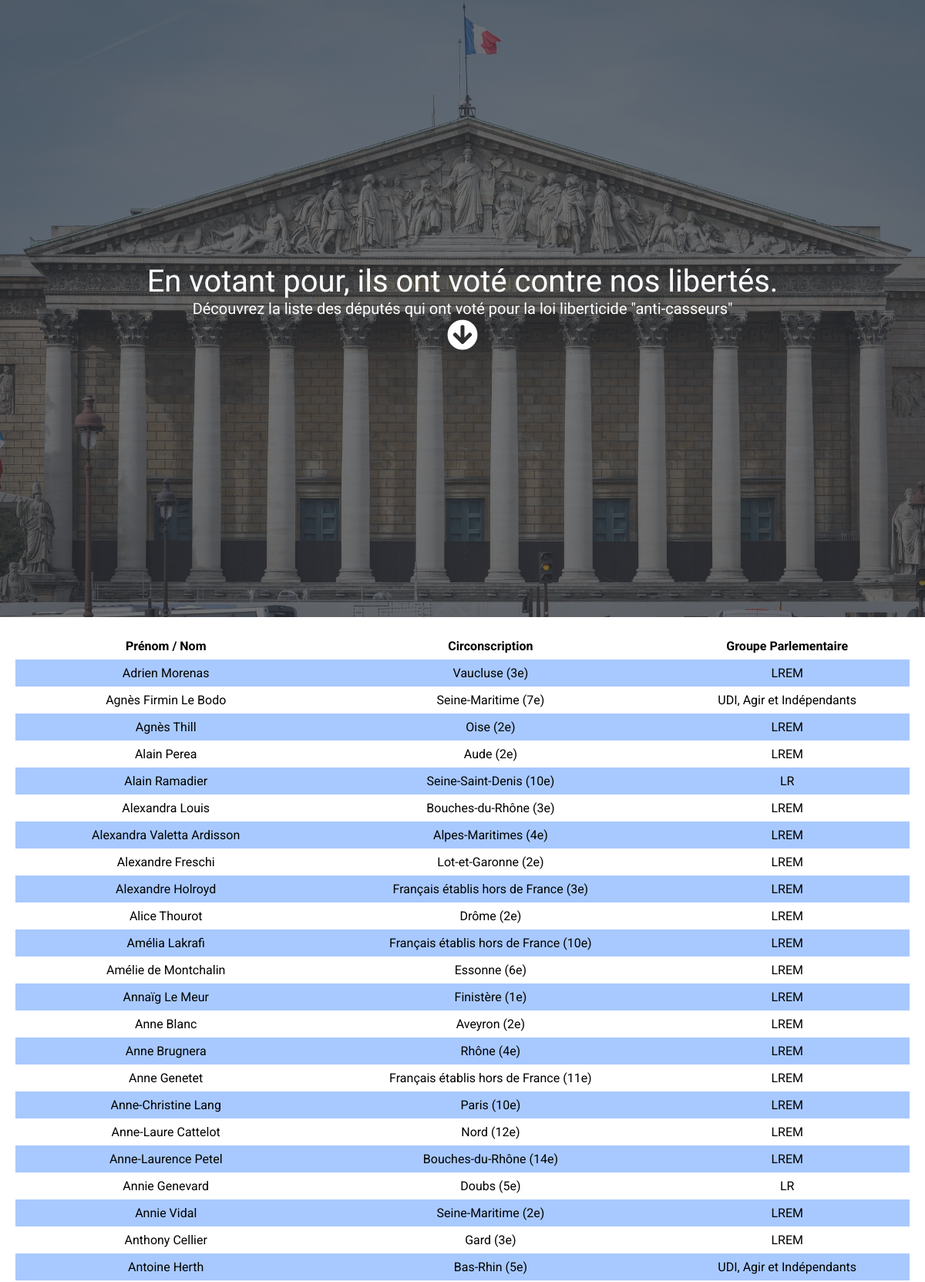
The page / (upper part) on the database its author committed.
### tables this page shows
CREATE TABLE `depute` (
  `identity` varchar(31) DEFAULT NULL,
  `circo` varchar(37) DEFAULT NULL,
  `parti` varchar(25) DEFAULT NULL
);

### index.php (the view, shortened to what this page needs)
<?php
include('conf.php');
$conn = new mysqli($servername, $username, $password, $dbname);
$conn->query('SET NAMES utf8');
$sql = "SELECT identity, circo, parti FROM depute";
$result = $conn->query($sql);
?>
<!DOCTYPE html>
<html lang="fr">
  <head>
    <link rel="stylesheet" href="style.css">
    <link rel="stylesheet" href="https://use.fontawesome.com/releases/v5.7.1/css/all.css">
  </head>
  <body>
    <div class="header">
      <p>En votant pour, ils ont voté contre nos libertés.</p>
      <p class="desc">Découvrez la liste des députés qui ont voté pour la loi liberticide "anti-casseurs"</p>
      <p class="icon"><i class="fas fa-arrow-circle-down"></i></p>
    </div>
    <div class="table">
      <table>
        <tr>
          <th>Prénom / Nom</th>
          <th>Circonscription</th>
          <th>Groupe Parlementaire</th>
        </tr>
        <?php
        while($row = $result->fetch_assoc()) {
        echo "<tr><td>".$row["identity"]."</td><td>".$row["circo"]."</td><td>".$row["parti"]."</td>";
        }
        ?>
      </table>
    </div>
  </body>
</html>

### style.css (style rules this page uses)
* { margin: 0; padding: 0; }
.header { height: 100vh; display: flex; flex-direction: column; justify-content: center; background-image: linear-gradient(rgba(52,54,58,0.7),rgba(52,54,58,0.7)), url('background.jpg'); background-size: cover; background-position: center; }
.header p { margin: 0 auto; font-family: 'Staatliches', cursive; font-size: 40px; color: white; }
.header .desc { font-size: 20px; }
.table { margin: 20px; font-family: 'Roboto', sans-serif; }
table { border-collapse: collapse; width: 100%; }
th, td { text-align: center; padding: 8px; }
tr:nth-child(even) { background-color: #a8c9ff; }

### rows shown on the page
depute: identity "Adrien Morenas", circo "Vaucluse (3e)", parti "LREM"
depute: identity "Agnès Firmin Le Bodo", circo "Seine-Maritime (7e)", parti "UDI, Agir et Indépendants"
depute: identity "Agnès Thill", circo "Oise (2e)", parti "LREM"
depute: identity "Alain Perea", circo "Aude (2e)", parti "LREM"
depute: identity "Alain Ramadier", circo "Seine-Saint-Denis (10e)", parti "LR"
depute: identity "Alexandra Louis", circo "Bouches-du-Rhône (3e)", parti "LREM"
depute: identity "Alexandra Valetta Ardisson", circo "Alpes-Maritimes (4e)", parti "LREM"
depute: identity "Alexandre Freschi", circo "Lot-et-Garonne (2e)", parti "LREM"
depute: identity "Alexandre Holroyd", circo "Français établis hors de France (3e)", parti "LREM"
depute: identity "Alice Thourot", circo "Drôme (2e)", parti "LREM"
depute: identity "Amélia Lakrafi", circo "Français établis hors de France (10e)", parti "LREM"
depute: identity "Amélie de Montchalin", circo "Essonne (6e)", parti "LREM"
depute: identity "Annaïg Le Meur", circo "Finistère (1e)", parti "LREM"
depute: identity "Anne Blanc", circo "Aveyron (2e)", parti "LREM"
depute: identity "Anne Brugnera", circo "Rhône (4e)", parti "LREM"
depute: identity "Anne Genetet", circo "Français établis hors de France (11e)", parti "LREM"
depute: identity "Anne-Christine Lang", circo "Paris (10e)", parti "LREM"
depute: identity "Anne-Laure Cattelot", circo "Nord (12e)", parti "LREM"
depute: identity "Anne-Laurence Petel", circo "Bouches-du-Rhône (14e)", parti "LREM"
depute: identity "Annie Genevard", circo "Doubs (5e)", parti "LR"
depute: identity "Annie Vidal", circo "Seine-Maritime (2e)", parti "LREM"
depute: identity "Anthony Cellier", circo "Gard (3e)", parti "LREM"
depute: identity "Antoine Herth", circo "Bas-Rhin (5e)", parti "UDI, Agir et Indépendants"
